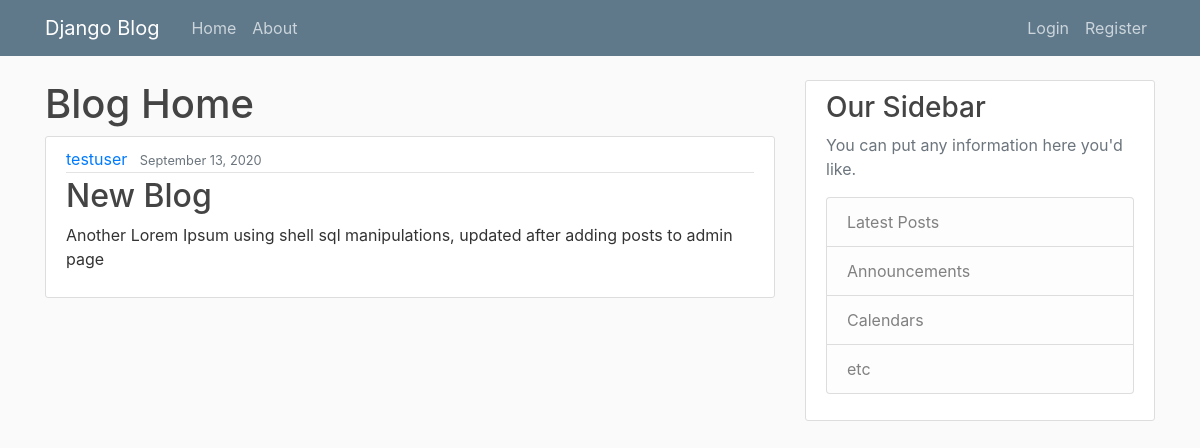
The page / on the database its author committed.
### blog/models.py (models this page shows, shortened)
class Post(models.Model):
    title = models.CharField(max_length=100)
    content = models.TextField() #unrestricted length
    date_posted = models.DateTimeField(default=timezone.now) # while creating new instance update date time
    author = models.ForeignKey(User, on_delete=models.CASCADE) #user deleted, auto deletes posts

### blog/views.py (the view)
# urls.py: path('', views.home, name = 'blog-home'),
def home (request):
    context = {
        'posts': Post.objects.all()
    }
    return render(request,'blog/home.html', context)

### blog/templates/blog/home.html
{% extends 'blog/base.html' %}
{% block content %}
    <h1> Blog Home </h1>
    {% for post in posts %}
    <article class="media content-section">
        <div class="media-body">
            <div class="article-metadata">
                <a class="mr-2" href="#">{{ post.author }}</a>
                <small class="text-muted">{{ post.date_posted|date:"F d, Y" }}</small>
            </div>
            <h2><a class="article-title" href="#">{{ post.title }}</a></h2>
            <p class="article-content">{{ post.content }}</p>
        </div>
    </article>
    {% endfor %}
{% endblock %}

### blog/static/blog/main.css (style rules this page uses)
body { background: #fafafa; color: #333333; margin-top: 5rem; }
h1, h2, h3, h4, h5, h6 { color: #444444; }
.content-section { background: #ffffff; padding: 10px 20px; border: 1px solid #dddddd; border-radius: 3px; margin-bottom: 20px; }
.article-title { color: #444444; }
.article-content { white-space: pre-line; }
.article-metadata { padding-bottom: 1px; margin-bottom: 4px; border-bottom: 1px solid #e3e3e3 }

### rows shown on the page
Post: author "testuser", date_posted "September 13, 2020", title "New Blog", content "Another Lorem Ipsum using shell sql manipulations, updated after adding posts to admin page"
